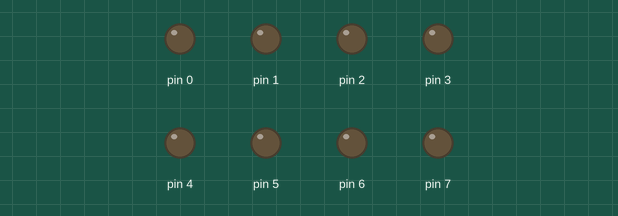
The sketch below on a simulated Arduino Uno, built with avr-gcc and run on an emulated ATmega328P. On the bench: output pins drawn as LEDs (lit = HIGH).

Above: at 0.3 s.
At 3.15 s:
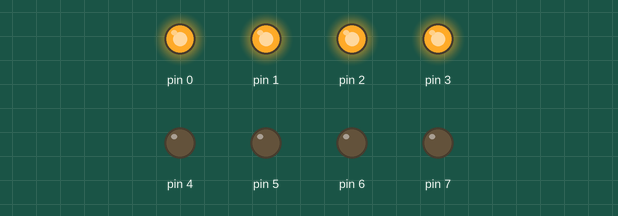
At 6.1 s:
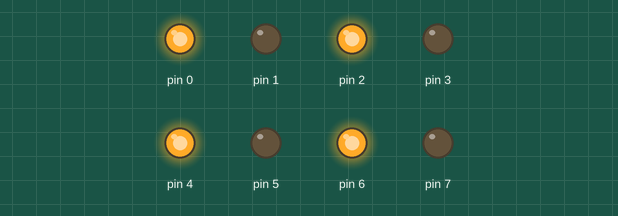
At 7.15 s:
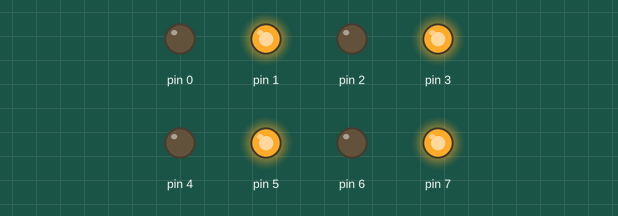
At 12.55 s:
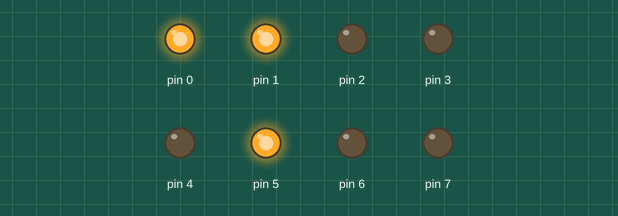
At 18.05 s:
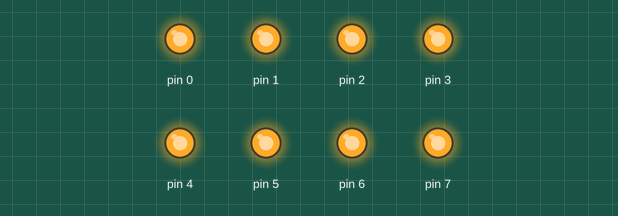
Timing chart, 0 to 23.4 s (numbered marks = the images above):
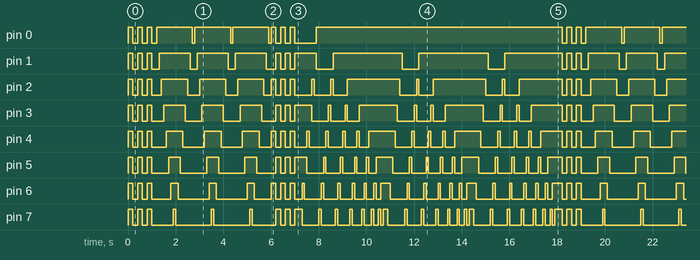

The sketch:

BlinkLed.ino
```cpp
void setup() {
  for (int i = 0; i < 8; i++) {
    pinMode(i, OUTPUT);
  }
}

void loop() {
  for (int i = 0; i < 3; i++) {
    nhapNhay();
  }
  for (int i = 0; i < 3; i++) {
    sangDanVaTatDan();
  }
  for (int i = 0; i < 3; i++) {
    sangXenKe();
  }
  for (int i = 0; i < 3; i++) {
    sangDon();
  }
}

void nhapNhay() {
  for (int i = 0; i < 8; i++) {
    digitalWrite(i, 1);
  }
  delay(200);
  for (int i = 0; i < 8; i++) {
    digitalWrite(i, 0);
  }
  delay(200);
}

void sangDanVaTatDan() {
  for (int i = 0; i < 8; i++) {
    digitalWrite(i, 1);
    delay(100);
  }
  for (int i = 0; i < 8; i++) {
    digitalWrite(7 - i, 0);
    delay(100);
  }
}

void sangXenKe() {
  for (int i = 0; i < 8; i += 2) {
    digitalWrite(i, 1);
    digitalWrite(i + 1, 0);
  }
  delay(200);
  for (int i = 0; i < 8; i += 2) {
    digitalWrite(i, 0);
    digitalWrite(i + 1, 1);
  }
  delay(200);
}

void sangDon() {
  for (int i = 0; i <= 7; i++) {
    for (int j = 7; j >= i; j--) {
      if (j != 7) digitalWrite(j + 1, 0);
      digitalWrite(j, 1);
      delay(100);
    }
  }
}
```

Measured:
- by itself, pin 1–7: moves between LOW and HIGH, repeating every 18.0 s
- by itself, pin 0: repeats every 18.0 s: 2 × (LOW 0.20 s, HIGH 0.20 s), LOW 0.20 s, 3 × (HIGH 1.5 s, LOW 0.10 s), 2 × (HIGH 0.20 s, LOW 0.20 s), HIGH 0.20 s, LOW 0.90 s, HIGH 10.3 s
- by itself, everything shown: repeats every 18.0 s, in 164 steps
